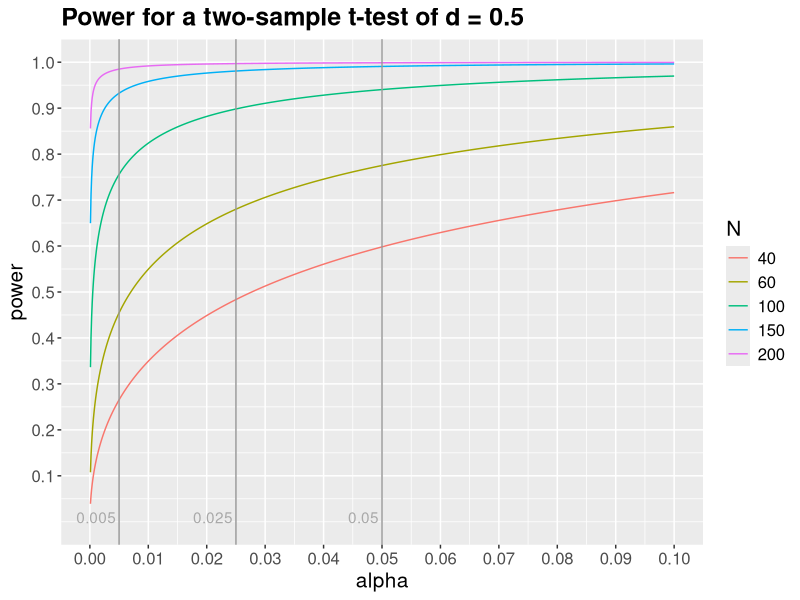

Write the R code that produced this figure.
##########################################################################################
# This script will plot power for a t-test of a single effect size (d) for
# different sample sizes (N) as a function of alpha. This was inspired by the discussion
# about whether the convention for alpha should be lowered from .05 to .005.
##########################################################################################

#-----------------------------------------------------------------------------------#
# install and load required packages

if(!require(pwr)){
  install.packages("pwr")
}
if(!require(reshape2)){
  install.packages("reshape2")
}
if(!require(ggplot2)){
  install.packages("ggplot2")
}
library(pwr)
library(reshape2)
library(ggplot2)
#-----------------------------------------------------------------------------------#

#####################################################################
# (1) SET VALUES: effect size (Cohen's d), total sample size (N),
# upper bound of the alpha range you're interested in, and
# decide if you want to look at two-sample t-tests or paired t-tests
#####################################################################
d <- 0.5  # set effect size (Cohen's d for a two-sample t-test)
N <- c(40, 60, 100, 150, 200)  # define N you're interested in (change or add values)
upper.alpha <- 0.1  # set upper bound of the alpha range you're interested in
type <- "two.sample" # for a paired-sample t-test, change this to "paired"
#-----------------------------------------------------------------------------------#

#############################################
# (2) Do the maths: Run code down to line 56 
#############################################
# create continuous vector for alpha
alpha <- c((1:(upper.alpha*10000))/10000) 

# create a matrix to fill with values
powermat <- matrix(data=NA, nrow=length(alpha), ncol=length(N)+1)
colnames(powermat) <- c("alpha", N)  #rename columns of mat
powermat[,1] <- alpha

# for loop to calculate power for different N and levels of alpha
for(i in 1:length(N)){ 
  b <- pwr.t.test(d=d, n=N[i], sig.level=alpha, type=type, alternative="two.sided")
  powermat[,i+1] <- b$power
}

# Turn the matrix into a data frame
powermat <- as.data.frame(powermat)
# Turn the four data frame into long format
powermat <- melt(powermat, id.vars="alpha", variable.name="N", value.name = "power")
#-----------------------------------------------------------------------------------#


#####################################################################################
# (3) PLOTTING
#####################################################################################
cbPalette <- c("#CC79A7", "#E69F00", "#56B4E9", "#009E73", "#D55E00", "#F0E442", "#0072B2", "#999999")

# draw vertical lines to emphasise alpha levels of interest
# change the following three values to the ones you're interested in
alpha1 <- 0.05  # conventional alpha level 
alpha2 <- 0.005 # alpha level suggestion by Benjamin et al. (2017), https://osf.io/preprints/psyarxiv/mky9j/
alpha3 <- 0.025

# make the plot
powerplot <- ggplot(powermat, aes(x=powermat$alpha, y=powermat$power, colour=powermat$N))  +  
  geom_line() +
  #geom_hline(aes(yintercept=0.95), colour="#999999") +
  geom_vline(aes(xintercept=alpha1), colour="#999999") +
  geom_vline(aes(xintercept=alpha2), colour="#999999") +
  geom_vline(aes(xintercept=alpha3), colour="#999999") +
  theme(text = element_text(size=15)) +
  theme(plot.title = element_text(face="bold")) +
  ggtitle(paste("Power for a ", ifelse(type == "two.sample", "two-sample", "paired"), " t-test of d = ", d, sep="")) +
  scale_y_continuous(name="power", limits=c(0, 1), breaks=c(0.10,0.20,0.30,0.40,0.50,0.60,0.70,0.80,0.90,1)) +
  scale_x_continuous(name="alpha", breaks=c(0,0.01,0.02,0.03,0.04,0.05,0.06,0.07,0.08,0.09,0.1)) +
  annotate("text", x=alpha1 - 0.0005, y=0.01, label = alpha1, colour="darkgrey", hjust = 1) +
  annotate("text", x=alpha2 - 0.0005, y=0.01, label = alpha2, colour="darkgrey", hjust = 1) +
  annotate("text", x=alpha3 - 0.0005, y=0.01, label = alpha3, colour="darkgrey", hjust = 1) +
  scale_colour_discrete(name="N")
# If you prefer a colourblind-friendly palette, replace the last argument with
#  scale_colour_manual(name="N", values=cbPalette) 

#show the plot
powerplot
#-----------------------------------------------------------------------------------#
